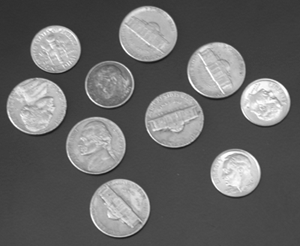
#> input picture imgs/coins.png, 300 x 246 px
$ python main.py --img_path imgs/coins.png
#> lines starting #> are read from the running program, lines starting #| are printed output that depends on the picture; after the words box and inside, x2 and y2 are one past the last pixel; in counts of white or black regions, pixels touching at a corner belong together
import cv2
import numpy as np
import argparse


# given a path, returns an image into a numpy array in BGR format
def read_img(img_path):
#> called with img_path = 'imgs/coins.png'
    img = cv2.imread(img_path)
#> img is the input picture: shape (246, 300, 3); min 23, max 255, mean 102.9
    return img


# displays the given image in a window
def show_img(img):
    cv2.imshow("test img", img)
    # keeps the window open until any key is pressed, or after 20 secs
    cv2.waitKey(10000)


# transform the input image from BGR format to L
def bgr_to_gray(bgr_img):
    gray_img = cv2.cvtColor(bgr_img, cv2.COLOR_BGR2GRAY)/255.0
#| (246, 300, 3)
#| (246, 300)
    return gray_img

def edge_det(img):
	mat_1=np.array([[1,2,1],[0,0,0],[-1,-2,-1]])
	mat_2 = np.array([[1,0,-1],[2,0,-2],[1,0,-1]])
	image_transformed= np.zeros(shape=(img.shape))
	for i in range(1,img.shape[0]-1):
		for j in range(1,img.shape[1]-1):
			img_tmp=img[i-1:i+2,j-1:j+2]
			val1 = ((img_tmp*mat_1).sum())**2
			val2 = ((img_tmp*mat_2).sum())**2
			val = (val1+val2)**(1/2)
			if val>0.8:
				image_transformed[i,j] = 1
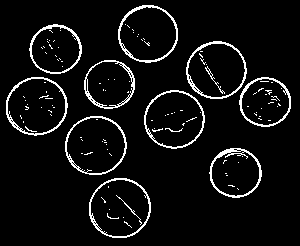
#> image_transformed: shape (246, 300) float64; values 0 (black) and 1 (white), 6.2% white in thin lines or dots, all inside (x1, y1, x2, y2) = (6, 5, 291, 238)
	return image_transformed


def main(args):
    print('img path: {}'.format(args.img_path))
    img = read_img(args.img_path)
    img_grey = bgr_to_gray(img)
    print(img.shape)
    print(img_grey.shape)
    image_transformed = edge_det(img_grey)
    show_img(image_transformed)


if __name__ == "__main__":
    parser = argparse.ArgumentParser(description = "Playground for implementing old school computer vision algos")
    parser.add_argument("--img_path", type=str, default="./imgs/lena.png", help="Path to the test img")

    args = parser.parse_args()
    main(args)
